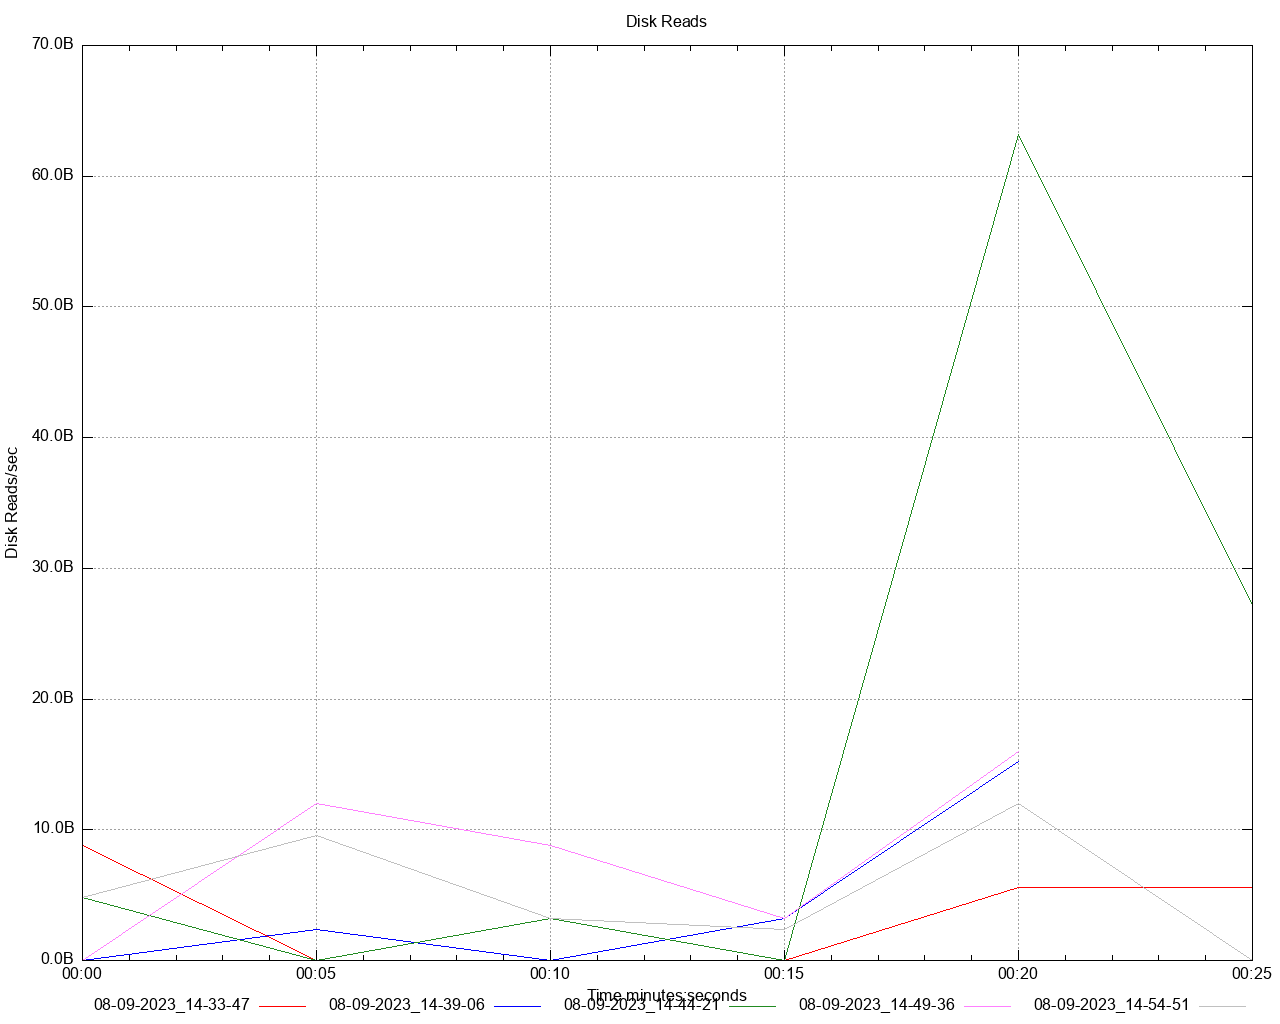

The script that saved this image:
set title 'Disk Reads' noenhanced
set style data lines
set datafile separator ","
set terminal png size 1280,1024
set grid
set key below
set xdata time
set timefmt "%s"
offset = 0
t0(x)=(offset=($0==0) ? x : offset, x - offset)
set xlabel 'Time minutes:seconds'
set ylabel 'Disk Reads/sec'
set format y '%.1s%cB'
set output '/Users/gbarnett/git/hazelcast-simulator/atomiclong-3node-member/atomicreference/dstat/disk_read_A3.png'
plot \
   '/Users/gbarnett/git/hazelcast-simulator/atomiclong-3node-member/atomicreference/data/disk_read_A3_1.data' using (t0(timecolumn(1))):2 title "08-09-2023_14-33-47" noenhanced lt rgb "red", \
   '/Users/gbarnett/git/hazelcast-simulator/atomiclong-3node-member/atomicreference/data/disk_read_A3_2.data' using (t0(timecolumn(1))):2 title "08-09-2023_14-39-06" noenhanced lt rgb "blue", \
   '/Users/gbarnett/git/hazelcast-simulator/atomiclong-3node-member/atomicreference/data/disk_read_A3_3.data' using (t0(timecolumn(1))):2 title "08-09-2023_14-44-21" noenhanced lt rgb "forest-green", \
   '/Users/gbarnett/git/hazelcast-simulator/atomiclong-3node-member/atomicreference/data/disk_read_A3_4.data' using (t0(timecolumn(1))):2 title "08-09-2023_14-49-36" noenhanced lt rgb "orchid", \
   '/Users/gbarnett/git/hazelcast-simulator/atomiclong-3node-member/atomicreference/data/disk_read_A3_5.data' using (t0(timecolumn(1))):2 title "08-09-2023_14-54-51" noenhanced lt rgb "grey", \
